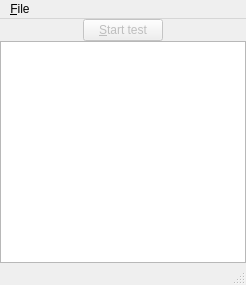
<?xml version="1.0" encoding="UTF-8"?>
<ui version="4.0">
 <class>MainWindow</class>
 <widget class="QMainWindow" name="MainWindow">
  <property name="geometry">
   <rect>
    <x>0</x>
    <y>0</y>
    <width>246</width>
    <height>285</height>
   </rect>
  </property>
  <property name="windowTitle">
   <string>mPlane Prototype</string>
  </property>
  <widget class="QWidget" name="centralwidget">
   <layout class="QVBoxLayout" name="verticalLayout">
    <property name="spacing">
     <number>0</number>
    </property>
    <property name="leftMargin">
     <number>0</number>
    </property>
    <property name="topMargin">
     <number>0</number>
    </property>
    <property name="rightMargin">
     <number>0</number>
    </property>
    <property name="bottomMargin">
     <number>0</number>
    </property>
    <item>
     <layout class="QHBoxLayout" name="horizontalLayout">
      <item>
       <spacer name="horizontalSpacer">
        <property name="orientation">
         <enum>Qt::Horizontal</enum>
        </property>
        <property name="sizeHint" stdset="0">
         <size>
          <width>40</width>
          <height>20</height>
         </size>
        </property>
       </spacer>
      </item>
      <item>
       <widget class="QPushButton" name="startButton">
        <property name="enabled">
         <bool>false</bool>
        </property>
        <property name="text">
         <string>&amp;Start test</string>
        </property>
       </widget>
      </item>
      <item>
       <spacer name="horizontalSpacer_2">
        <property name="orientation">
         <enum>Qt::Horizontal</enum>
        </property>
        <property name="sizeHint" stdset="0">
         <size>
          <width>40</width>
          <height>20</height>
         </size>
        </property>
       </spacer>
      </item>
     </layout>
    </item>
    <item>
     <widget class="QTextEdit" name="textEdit"/>
    </item>
   </layout>
  </widget>
  <widget class="QMenuBar" name="menubar">
   <property name="geometry">
    <rect>
     <x>0</x>
     <y>0</y>
     <width>246</width>
     <height>22</height>
    </rect>
   </property>
   <widget class="QMenu" name="menu_File">
    <property name="title">
     <string>&amp;File</string>
    </property>
    <addaction name="actionConnection_is_slow"/>
    <addaction name="actionConnection_does_not_work"/>
    <addaction name="separator"/>
    <addaction name="action_Quit"/>
   </widget>
   <addaction name="menu_File"/>
  </widget>
  <widget class="QStatusBar" name="statusbar"/>
  <action name="action_Quit">
   <property name="text">
    <string>&amp;Quit</string>
   </property>
   <property name="shortcut">
    <string>Ctrl+Q</string>
   </property>
  </action>
  <action name="actionConnection_is_slow">
   <property name="text">
    <string>Connection is slow</string>
   </property>
  </action>
  <action name="actionConnection_does_not_work">
   <property name="text">
    <string>Connection does not work</string>
   </property>
  </action>
 </widget>
 <resources/>
 <connections/>
</ui>
